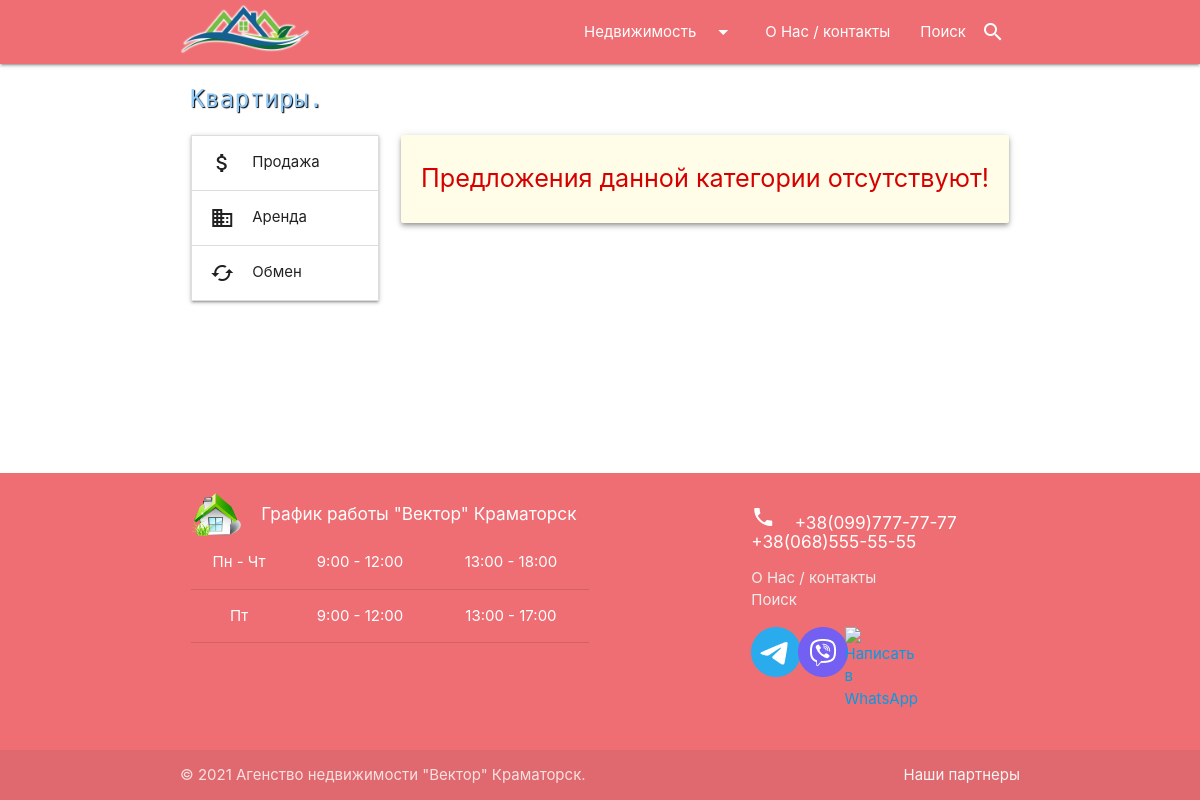
The page /apartments/ on the database as committed earlier.
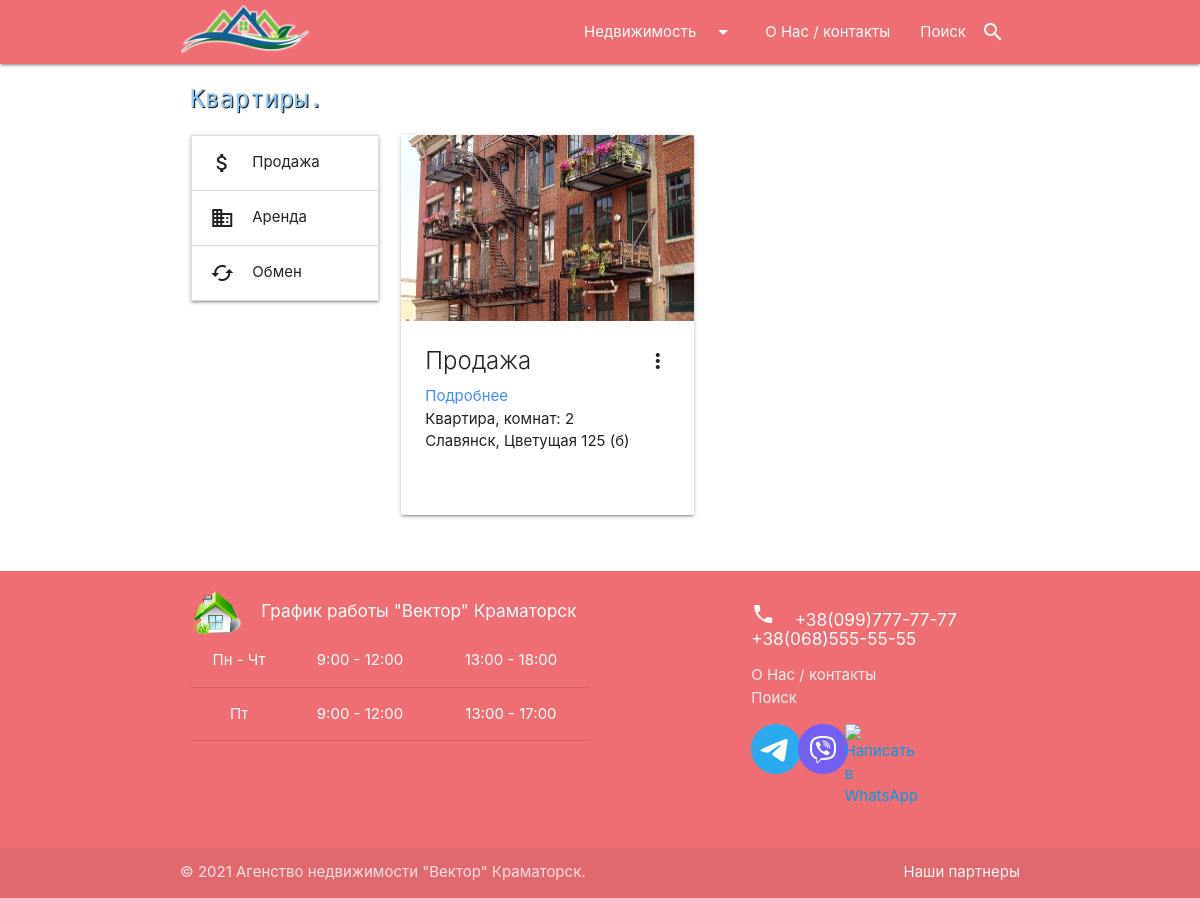
The same page on the database as committed later.
### agency/models.py (models this page shows, shortened)
class Apartment(models.Model):
    ADJACENT = 'Смежный'
    SEPARATED = 'Раздельный'
    BATHROOM_CHOICE = [(ADJACENT, 'Смежный'), (SEPARATED, 'Раздельный')]
    PLASTIC = 'Пластик профиль'
    WOOD = 'Дерево профиль'
    STANDARD = 'Стандартная комплектация'
    WINDOW_CHOICE = [(PLASTIC, 'Пластик профиль'),(WOOD, 'Дерево профиль'),(STANDARD, 'Стандартная комплектация')]
    OPEN_BALCONY = 'Открытого типа'
    GLAZED_BALCONY = 'Застеклен'
    GLAZED_AND_INSULATED = 'Застеклен и утеплен'
    NO_BALCONY = 'Отсутствует'
    BALCONY_CHOICE = [
        (OPEN_BALCONY, 'Открытого типа'),
        (GLAZED_BALCONY, 'Застеклен'),
        (GLAZED_AND_INSULATED, 'Застеклен и утеплен'),
        (NO_BALCONY, 'Отсутствует')
    ]
    BASIC_REPAIR = 'Базовый ремонт'
    FULL_REPAIR = 'Полный ремонт'
    NO_REPAIR = 'Требуется ремонт'
    ROOM_CONDITION = [(BASIC_REPAIR, 'Базовый ремонт'), (FULL_REPAIR, 'Полный ремонт'), (NO_REPAIR, 'Требуется ремонт')]
    slug_title = 'Apartment'
    created_at = models.DateTimeField(auto_now_add=True, verbose_name='Создано')
    updated_at = models.DateTimeField(auto_now=True, verbose_name='Обновлено')
    proposal_type = models.CharField(max_length=8, choices=_PROP_CHOICES, default=_SALE, verbose_name='Тип предложения')
    price = models.FloatField(verbose_name='Цена $')
    number_of_rooms = models.PositiveSmallIntegerField(
        default=1, validators=[MinValueValidator(1), MaxValueValidator(10)], verbose_name='Кол-во комнат'
    )
    floor_number = models.PositiveSmallIntegerField(
        default=1, validators=[MinValueValidator(1), MaxValueValidator(25)], verbose_name='Этаж'
    )
    total_floors_number = models.PositiveSmallIntegerField(
        default=10, validators=[MinValueValidator(1), MaxValueValidator(25)], verbose_name='Всего этажей'
    )
    bathroom = models.CharField(max_length=10, choices=BATHROOM_CHOICE, default=SEPARATED, verbose_name='Туалет')
    window_type = models.CharField(max_length=25, choices=WINDOW_CHOICE, default=PLASTIC, verbose_name='Окна')
    balcony = models.CharField(max_length=20, choices=BALCONY_CHOICE, default=GLAZED_BALCONY, verbose_name='Балкон')
    room_condition = models.CharField(max_length=20, choices=ROOM_CONDITION, default=FULL_REPAIR, verbose_name='Ремонт')
    total_area = models.FloatField(
        default=10.0, validators=[MinValueValidator(10.0), MaxValueValidator(400.0)], verbose_name='Общая площадь кв.м'
    )
    address = models.CharField(max_length=65, verbose_name='Адрес')
    description = models.TextField(blank=True, max_length=400, verbose_name='Описание')
    realtors = models.ManyToManyField(Realtor, blank=True, verbose_name='Риелтор')
    def get_absolute_url(self):
        return reverse('apartment', kwargs={"pk": self.pk})
    class Meta:
        verbose_name = 'Квартира'
        verbose_name_plural = 'Квартиры'
        ordering = ['created_at']

class ApartmentGallery(models.Model):
    apartment = models.ForeignKey(Apartment, on_delete=models.CASCADE, related_name='images')
    image = models.ImageField(upload_to="apartments/")

### agency/views.py (the view)
# urls.py: path('apartments/', ApartmentsView.as_view(), name='apartments'),
class ApartmentsView(ListView):
    model = Apartment
    template_name = "agency/apartments.html"
    context_object_name = 'flats'
    paginate_by = 6
    def get_context_data(self, **kwargs):
        context = super().get_context_data(**kwargs)
        context['title'] = "Квартиры."
        return context
    def get_queryset(self):
        return Apartment.objects.all()

### agency/templates/agency/apartments.html (shortened to what this page needs)
{% extends 'index.html' %}
{% block content %}
<div class="container">
    <h5 class="pageTitle">{{ title }}</h5>
    <div class="row">
        <div class="col s12 m12 l3">
            {% include 'inc/_sidebar.html' %}
        </div>
        <div class="col s12 m12 l9">
            {% if not flats %}
                <div class="col s12 card-panel yellow lighten-5 z-depth-2" style="text-align: center;">
                    <p class="flow-text red-text text-accent-4">Предложения данной категории отсутствуют!</p>
                </div>
            {% endif %}
            <div class="row">
                {% for item in flats %}
                <div class="col s12 m6 l6 xl4">
                    <div class="card sticky-action hoverable card_flat">
                        <div class="card-image waves-effect waves-block waves-light">
                            <img class="activator" src="{{ item.images.first.image.url }}">
                        </div>
                        <div class="card-content">
                            <span class="card-title activator grey-text text-darken-4">
                                {% if item.proposal_type == 'sale' %}
                                    Продажа
                                {% elif item.proposal_type == 'rental' %}
                                    Аренда
                                {% elif item.proposal_type == 'exchange' %}
                                    Обмен
                                {% else %}
                                    unknown
                                {% endif %}
                                <i class="material-icons right">more_vert</i>
                            </span>
                            <a href="{{ item.get_absolute_url }}" style="color: #448aff;">Подробнее</a>
                            <p>Квартира, комнат: {{ item.number_of_rooms }}</p>
                            <p>{{ item.address }}</p>
                        </div>
                    </div>
                </div>
                {% endfor %}
            </div>
            <div class="col s12 paginator" style="display: flex; justify-content: center;">
            </div>
        </div>
    </div>
</div>
{% endblock %}

Rows that differ between the two databases and show on the page:
added Apartment: images.first.image (picture), proposal_type "Продажа", number_of_rooms "2", address "Славянск, Цветущая 125 (б)"
Other text that changed with them:
text no longer shown: "Предложения данной категории отсутствуют!"
